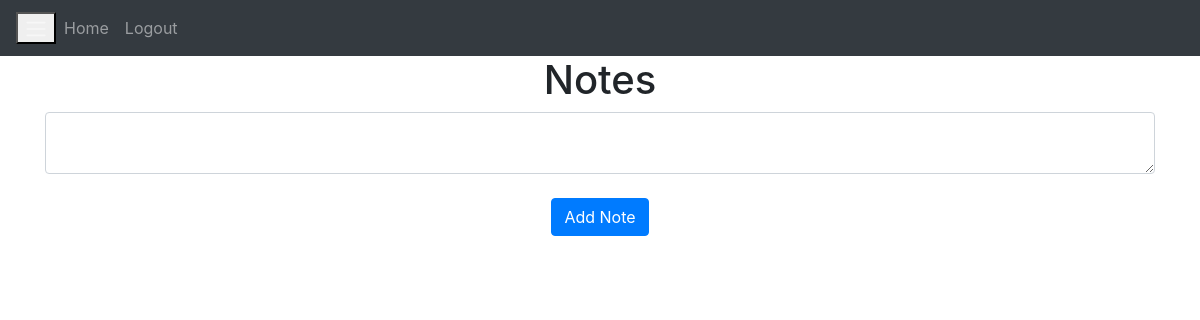
Page / (signed in) on the earlier database version.
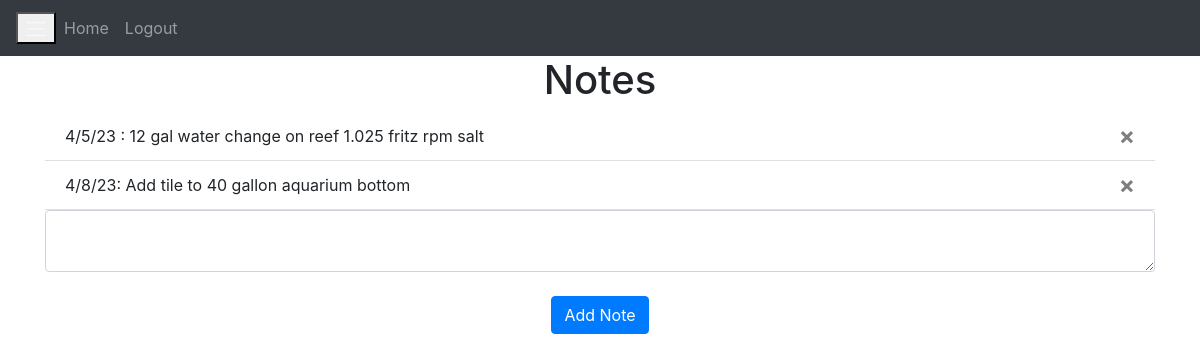
Same page on the later database version.
### website/models.py (models this page shows)
class Note(db.Model):
    id = db.Column(db.Integer, primary_key=True)
    data = db.Column(db.String(10000))
    date = db.Column(db.DateTime(timezone=True), default=func.now())
    user_id = db.Column(db.Integer, db.ForeignKey('user.id'))

### website/views.py (the view, shortened to what this page needs)
@views.route('/', methods=['GET', 'POST'])
@login_required
def home():
    return render_template("home.html", user=current_user)

### website/__init__.py (called while the page is built)
def create_app():
    app = Flask(__name__)
    app.config['SECRET_KEY'] = 'hjshjhdjah kjshkjdhjs'
    app.config['SQLALCHEMY_DATABASE_URI'] = f'sqlite:///{DB_NAME}'
    db.init_app(app)
    from .views import views
    from .auth import auth
    app.register_blueprint(views, url_prefix='/')
    app.register_blueprint(auth, url_prefix='/')
    from .models import User, Note
    with app.app_context():
        db.create_all()
    login_manager=LoginManager()
    login_manager.login_view = 'auth.login'
    login_manager.init_app(app)
    @login_manager.user_loader
    def load_user(id):
        return User.query.get(int(id))
    return app

### website/templates/home.html (shortened to what this page needs)
{% extends "base.html" %}
{% block content %}
<h1 align="center">
Notes
</h1>
<ul class="list-group list-group-flush" id="notes">
    {% for note in user.notes %}
    <li class="list-group-item">
        {{ note.data }}
    <button type="button" class="close" onClick="deleteNote({{ note.id }})">
      <span aria-hidden="true">&times;</span>
    </button>
    </li>
    {% endfor %}
</ul>
<form method="POST">
    <textarea name="note" id="note" class="form-control"></textarea>
    <br />
    <div align="center">
      <button type="submit" class="btn btn-primary">Add Note</button>
    </div>
  </form>
  {% endblock %}

### website/templates/base.html (shortened to what this page needs)
<!DOCTYPE html>
<html>
    <head>
        <link
            rel="stylesheet"
            href="https://stackpath.bootstrapcdn.com/bootstrap/4.4.1/css/bootstrap.min.css"
        />
        <link
            rel="stylesheet"
            href="https://stackpath.bootstrapcdn.com/font-awesome/4.7.0/css/font-awesome.min.css"
        />
    </head>
    <body>
        <nav class="navbar navbar-expand-lg navbar-dark bg-dark">
            <button class="navbar-toggle" type="button" data-toggle="collapse" data-target="#navbar">
                      <span class="navbar-toggler-icon"></span>
            </button>
            <div class="collapse navbar-collapse" id="navbar">
                <div class="navbar-nav">
                    {% if user.is_authenticated %}
                    <a class="nav-item nav-link" id="home" href="/">Home</a>
                    <a class="nav-item nav-link" id="logout" href="/logout">Logout</a>
                    {% else %}
                    <a class="nav-item nav-link" id="login" href="/login">Login</a>
                    <a class="nav-item nav-link" id="signUp" href="/sign-up">Sign Up</a>
                    {% endif %}
                </div>
            </div>
        </nav>
        <div class="container">
            {% block content %}
            {% endblock %}
        </div>
    </body>
</html>

Differences in the rows shown:
added Note: data "4/5/23 : 12 gal water change on reef 1.025 fritz rpm salt"
added Note: data "4/8/23: Add tile to 40 gallon aquarium bottom"
